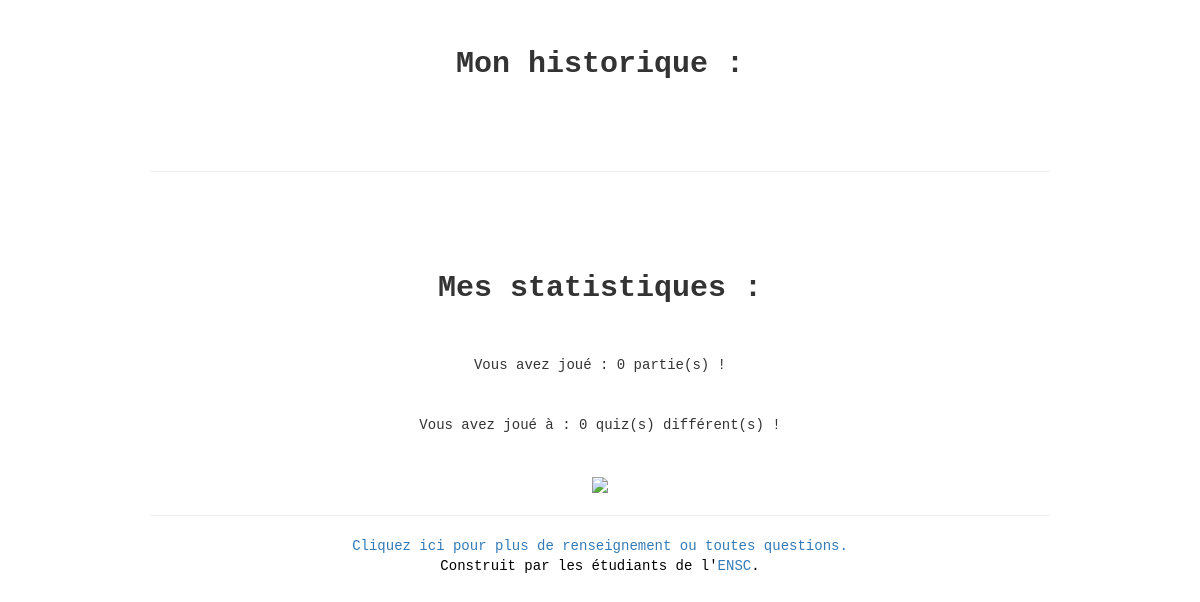
Before: /histo.php (signed in) with the older database file.
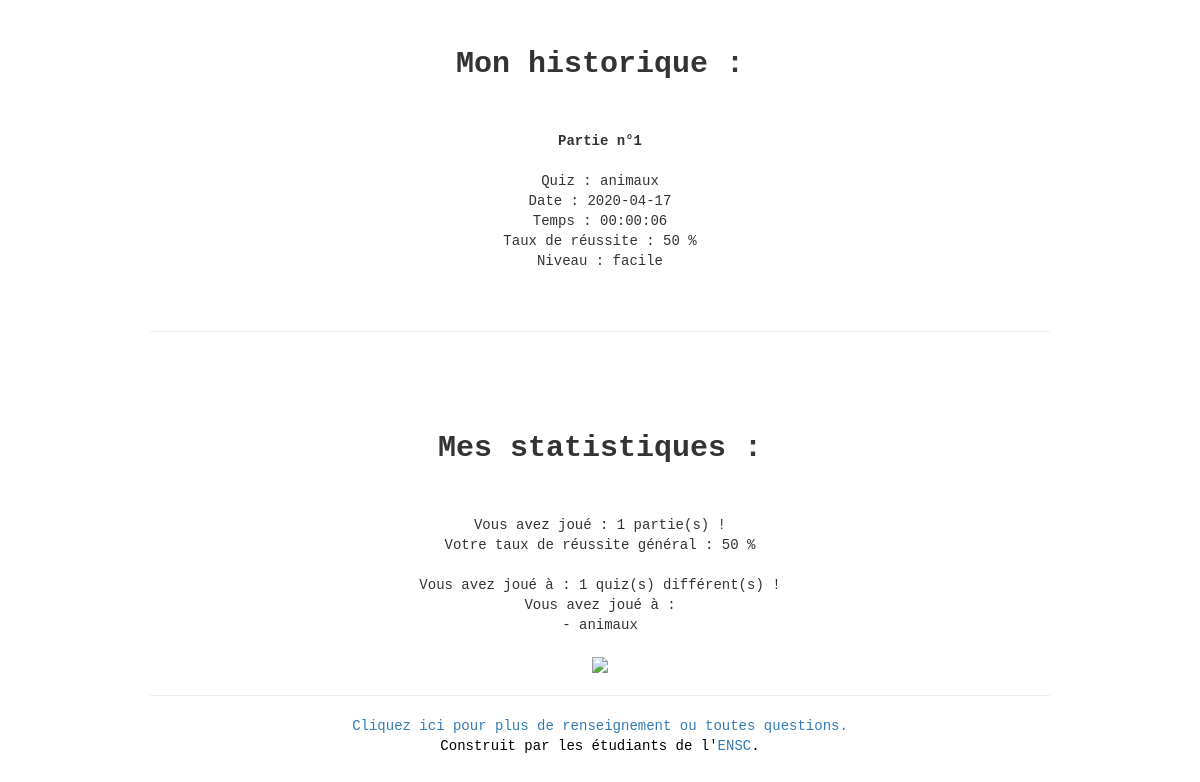
After: the same page with the newer database file.
### tables this page shows
CREATE TABLE `partie` (
  `part_id` int(11) NOT NULL,
  `ut_id` int(11) NOT NULL,
  `quiz_id` int(11) NOT NULL,
  `part_date` date NOT NULL DEFAULT current_timestamp(),
  `quiz_niveau` varchar(255) NOT NULL,
  `part_score` decimal(11,3) NOT NULL,
  `part_temps` varchar(255) NOT NULL
);

CREATE TABLE `quiz` (
  `quiz_id` int(11) NOT NULL,
  `quiz_nom` varchar(255) NOT NULL,
  `nbquestions` int(11) NOT NULL DEFAULT 10,
  `datecreation` datetime NOT NULL DEFAULT current_timestamp(),
  `theme_id` int(11) NOT NULL,
  `createur` varchar(255) NOT NULL
);

### includes/function.php (called while the page is built, shortened)
<?php
    function getDb() {
        try{
    		return new PDO("mysql:host=localhost;dbname=id13265287_bdd;charset=utf8", 'id13265287_myquizz', 'vYx<?8Jb2Z\P-2c_', array(PDO::ATTR_ERRMODE => PDO::ERRMODE_EXCEPTION));
        }
        catch(PDOException $e){
            echo "Erreur : " . $e->getMessage();
        }
    }
?>

### histo.php (the view, shortened to what this page needs)
<?php
	require_once "includes/function.php";
	$stmt=getDb()->prepare("select * from utilisateur where ut_nom=?");
	$stmt->execute(array($_SESSION['login']));
	$Id = $stmt->fetch();
	$utId = $Id['ut_id'];
	$recup_parties = getDb()->prepare('select * from partie where ut_id=? order by quiz_id');
	$recup_parties->execute(array($utId));
	$parties = $recup_parties->fetchAll();
	$stmt3 = getDb()->prepare('select * from partie where ut_id =? order by quiz_id');
	$stmt3->execute(array($utId));
?>
<!DOCTYPE html>
<html>
    <?php
    	require_once "includes/head.php";
    ?>
	<body>
        <div class="histo">
            <h2><strong>Mon historique :</strong></h2><br/><br/>
    		<?php
    		$i=0;
    		foreach($parties as $partie)
    		{
    	    	$i++;
    			$recup_quiz = getDb()->prepare('select quiz_nom from quiz where quiz_id =? ');
    	        $recup_quiz->execute(array($partie['quiz_id']));
    	        $quizNom = $recup_quiz->fetch();
    	         ?>
    			<strong>Partie n°<?=$i?></strong><br/>
    			<br/>Quiz : <?=$quizNom['quiz_nom'];?>
    			<br/>Date : <?=$partie['part_date'];?>
    			<br/>Temps : <?php $time = $partie['part_temps'];
    			echo date('H:i:s', $partie['part_temps']); ?>
    			<br/>Taux de réussite : <?=$partie['part_score']*100 .' %';?>
    			<br/>Niveau : <?=$partie['quiz_niveau'];?>
    			<br/><br/>
    			<?php
    		} ?>
        </div>
        <br/>
        <hr size="4" color ="black" width=75%/> <br/><br/>
        <div class="stat">
            <br/>
            <h2><strong>Mes statistiques :</strong></h2><br/><br/>
            <?php
    			$moyenne=0;
    			$i=0;
    			$j=0;
    			$nomquiz='';
    			foreach($parties as $partie)
    			{
        			$i++;
        			$moyenne=$moyenne+$partie['part_score'];
    			}
    			echo "Vous avez joué : ".$i." partie(s) !<br/>";
    			if($i !=0)
    		    {
        			$nbr = ($moyenne/$i)*100;
        			$reussite = round($nbr, 2);
        			echo "Votre taux de réussite général : ".$reussite ." %";
    		    }
    			$req=getDb()->prepare('select quiz_id,COUNT(DISTINCT (quiz_id)) from partie where ut_id=? group by quiz_id');
    			$req->execute(array($utId));
    			$nbquiz=$req->fetchAll();
    			echo'<br/><br/>';
    			foreach($nbquiz as $row)
    			{
    			    $stmt4 = getDb()->prepare('select quiz_nom from quiz where quiz_id =? ');
    	            $stmt4->execute(array($row['quiz_id']));
    	            $quizNom = $stmt4->fetch();
    				$nomquiz = $nomquiz.' <br/>- '.$quizNom['quiz_nom'];
    				$j++;
    			}
    			echo 'Vous avez joué à : '.$j.' quiz(s) différent(s) !<br/>';
    			if($j != 0)
    			{
    			    echo 'Vous avez joué à : '.$nomquiz;
    			}
	    	?>
	    	<br/><br/>
	    	<div id="camembert">
	            <img src='dhisto.php' style="margin-left:auto; margin-right:auto; position:relative;" />
            </div>
		</div>
	</body>
	<?php
	include('includes/footer.php');
	?>
</html>

Changed rows visible on the page:
added partie: quiz.quiz_nom "animaux", part_date "2020-04-17", part_temps "00:00:06", $partie['part_score']*100 "50", quiz_niveau "facile"
added quiz: quiz_nom "animaux"
Other visible differences:
$i: "0" → "1"
$reussite: (not shown) → "50"
$j: "0" → "1"
text now shown: "Votre taux de réussite général : % Vous avez joué à : -"
